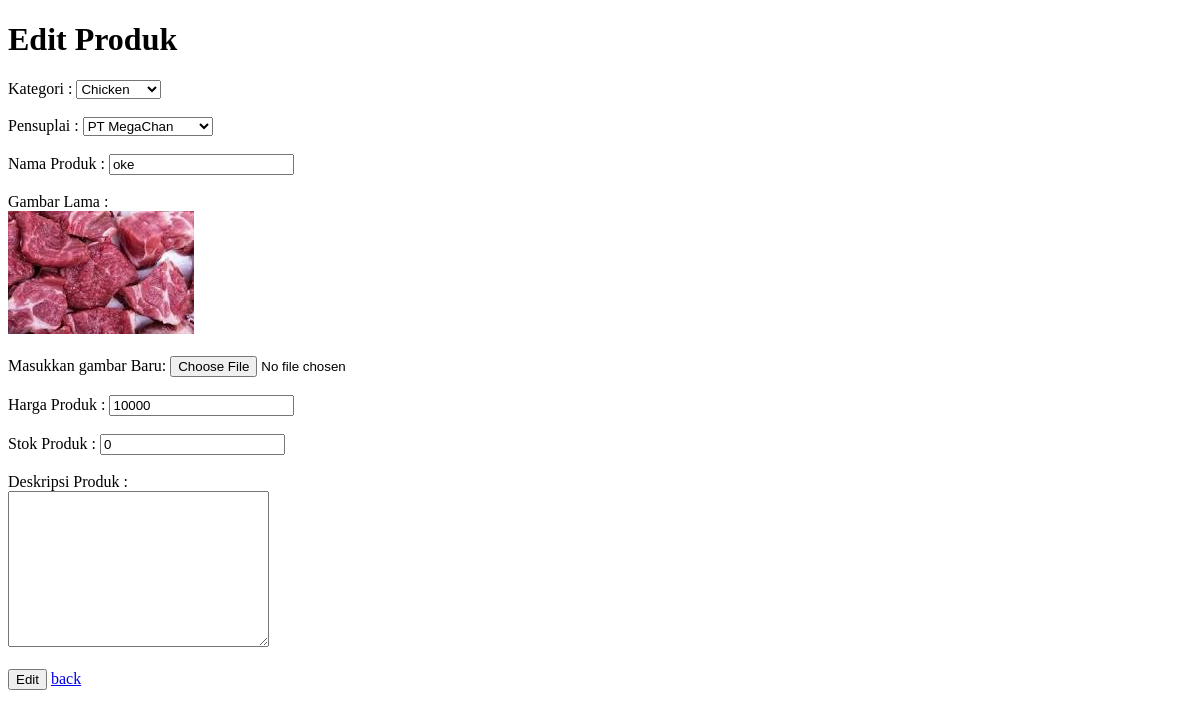
The page /coba/admin/produk/edit.php?id=22 on the database as committed earlier.
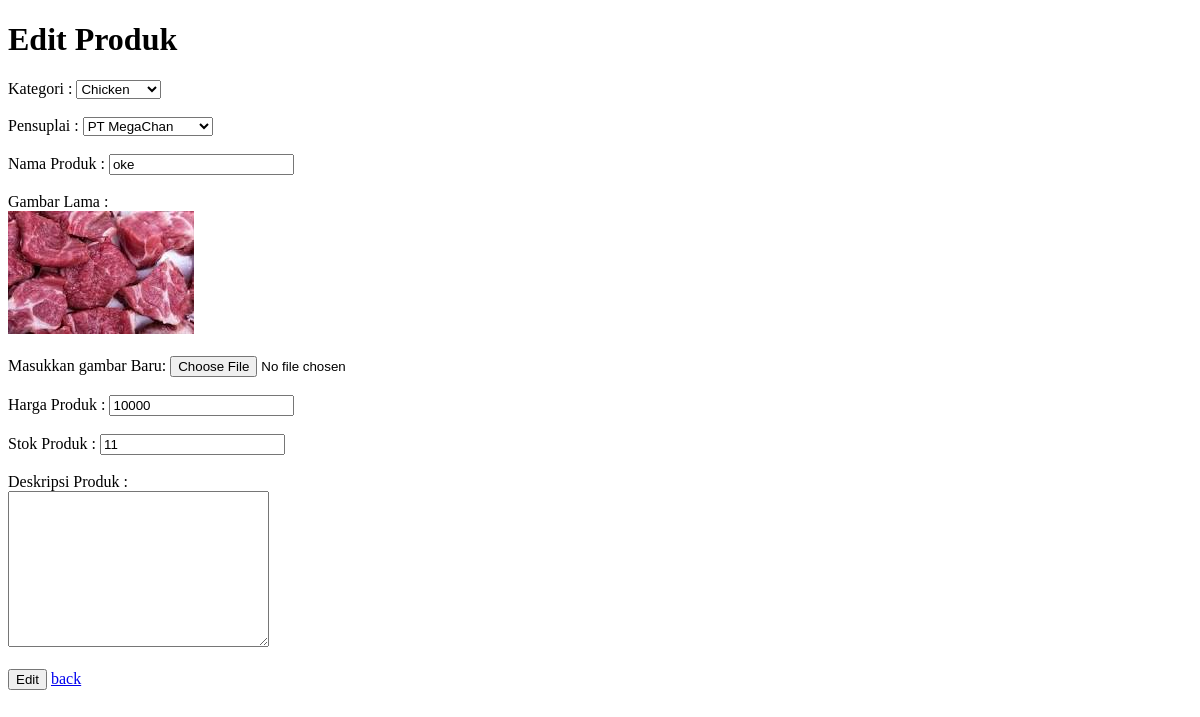
The same page on the database as committed later.
### tables this page shows
CREATE TABLE `products` (
  `kodeProduk` int(11) NOT NULL,
  `kodeKategori` int(11) NOT NULL,
  `kodeSuplaier` int(11) DEFAULT NULL,
  `namaProduk` varchar(100) NOT NULL,
  `gambarProduk` varchar(255) NOT NULL,
  `hargaProduk` int(11) NOT NULL,
  `stokProduk` int(11) NOT NULL,
  `deskripsiProduk` varchar(255) DEFAULT NULL
);

### coba/function.php (called while the page is built, shortened)
<?php
function connect($servername,$database,$username,$password){
    $conn = new PDO("mysql:host=$servername;dbname=$database", $username, $password);
    return $conn;
}
$conn=connect("localhost","store","root","");
function selectData($query){
    global $conn;
    $stmt = $conn->prepare($query);
    $stmt->execute();
    $data = $stmt->fetchAll(PDO::FETCH_ASSOC);
    return $data;
}
?>

### coba/admin/produk/edit.php (the view, shortened to what this page needs)
<?php
require "../../function.php";
$data=selectData("SELECT * FROM products WHERE kodeProduk=$_GET[id]");
$suplai=selectData("SELECT * FROM suplaier");
$kategori=selectData("SELECT * FROM categories");
?>
<!DOCTYPE html>
<html lang="en">
<head>
</head>
<body>
<h1>Edit Produk</h1>
    <form action="" method="post" enctype="multipart/form-data">
        <label for="kategori">Kategori : </label>
        <select name="kategori" id="kategori">
            <?php foreach($kategori as $ch){
                if($ch["kodeKategori"]==$data[0]["kodeKategori"]){?>
                    <option value="<?= $ch["kodeKategori"] ?>"><?= $ch["namaKategori"] ?></option>
                <?php }}?>
        </select>
        <br><br>
        <label for="suplai">Pensuplai : </label>
        <select name="suplai" id="suplai">
            <?php foreach($suplai as $ch){
                if($ch["kodeSuplaier"]==$data[0]["kodeSuplaier"]){?>
                    <option value="<?= $ch["kodeSuplaier"] ?>"><?= $ch["namaSuplaier"] ?></option>
                <?php }}?>
        </select>
        <br><br>
        <label for="namaProduk">Nama Produk : </label>
        <input type="text" name="namaProduk" id="namaProduk" value="<?= $data[0]["namaProduk"] ?>">
        <br><br>
        <label>Gambar Lama : </label><br>
        <img src="../../img/<?= $data[0]['gambarProduk'] ?>">
        <br><br>
        <label for="gambar">Masukkan gambar Baru: </label>
        <input type="file" name="gambar" id="gambar">
        <br><br>
        <label for="harga">Harga Produk : </label>
        <input type="text" name="harga" id="harga" value="<?= $data[0]["hargaProduk"] ?>">
        <br><br>
        <label for="stok">Stok Produk : </label>
        <input type="text" name="stok" id="stok" value="<?= $data[0]["stokProduk"] ?>">
        <br><br>
        <label for="deskripsi">Deskripsi Produk : </label>
        <br>
        <textarea name="deskripsi" id="deskripsi" cols="30" rows="10"><?= $data[0]["deskripsiProduk"] ?></textarea>
        <br><br>
        <input type="submit" value="Edit" name="edit">
        <a href="index.php">back</a>
    </form>
</body>
</html>

Rows that differ between the two databases and show on the page:
changed products "oke": stok "0" → "11"
